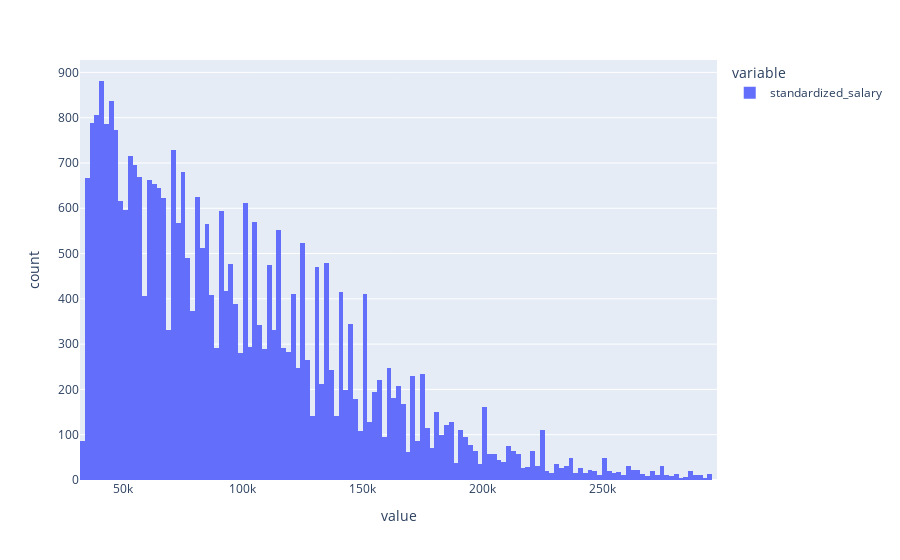

The notebook cell saved with this chart:
### Code cell
px.histogram(jobs_data["standardized_salary"])

### Figure 1 — Plotly figure (JSON) as saved in the notebook; plotly's stock layout.template omitted (floating-point values rounded to 4 significant figures; data arrays with more than 128 entries replaced by an {"elided": "..."} marker saying what was removed)
{"data": [{"alignmentgroup": "True", "bingroup": "x", "hovertemplate": "variable=standardized_salary<br>value=%{x}<br>count=%{y}<extra></extra>", "legendgroup": "standardized_salary", "marker": {"color": "#636efa", "pattern": {"shape": ""}}, "name": "standardized_salary", "offsetgroup": "standardized_salary", "orientation": "v", "showlegend": true, "type": "histogram", "x": {"elided": "33105 float values"}, "xaxis": "x", "yaxis": "y"}], "layout": {"barmode": "relative", "legend": {"title": {"text": "variable"}, "tracegroupgap": 0}, "margin": {"t": 60}, "xaxis": {"anchor": "y", "domain": [0, 1], "title": {"text": "value"}}, "yaxis": {"anchor": "x", "domain": [0, 1], "title": {"text": "count"}}}}
